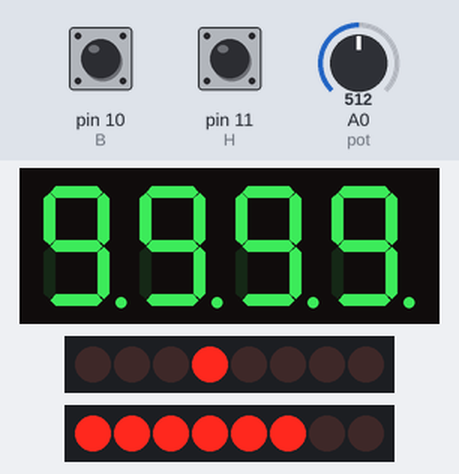
This sketch was run on a simulated Arduino Uno, built with avr-gcc and run on an emulated ATmega328P. On the bench: 4-digit seven-segment display, 2 × 8 shift-register outputs drawn as a row of LEDs (first output left, lit = HIGH). Wiring (inferred from the names in the program): 2 × shift register (74HC595): data pin 2; shift clock pin 4; latch pin 3; shift register (74HC595): data pin 5; shift clock pin 7; latch pin 6; 4-digit 7-segment display, segments lit when HIGH: segments Q0, Q1, Q2, Q3, Q4, Q5, Q6, Q7; digit selects A1, A2, A3, A4. Wiring (inferred from the signals the program sends): 2 × row of LEDs: on Q8, Q9, Q10, Q11, Q12, Q13, Q14, Q15 / on Q0, Q1, Q2, Q3, Q4, Q5, Q6, Q7. The test bench sets the inputs (shaded band); at power-on: pin 10 (B) HIGH, pin 11 (H) HIGH, A0 (pot) = 512. Random numbers use the default seed unless the sketch sets one; the segment pins are drawn as the display they are named for.

Above: at 0.1 s.
At 1.1 s:
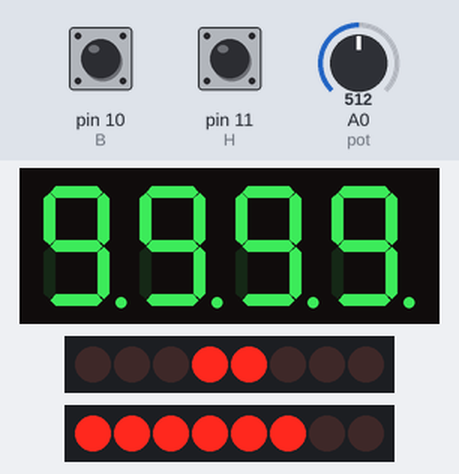

Measured:
- what the display in image 0 shows lasts 1.1 s, from 0.0 s to 1.1 s

The sketch:

projet_snake.ino
```cpp
#define SER 2 //multiplexe de la matrice
#define RCLK 3
#define SRCLK 4

#define DATA 5 //multiplexe du 7 segment
#define RCLK7 6
#define SRCLK7 7

#define H 11 //bouton haut
#define B 10 //bouton bas
#define G 8 //bouton gauche
#define D 9 //bouton droit

#define haut 0
#define bas 1
#define gauche 2
#define droite 3

#define pot A0 //potentiomètre

#define longueur_max  64

byte dessin[8];//tableau de gestion de la matrice

const int digit[] = {A1,A2,A3,A4}; //pin des digits du 7 segments

byte numbit[] = {63,6,91,79,102,109,125,7,127,111}; //chiffres en segments

byte GAMEOVER[] = { 0x00,0x00,0x00,0x00,0x00,0x00,0x00,0x00,0b01111110,0xFF,0xFF,0b11000011,0b11001011,0b11101111,0b11101111,0b01101110,0x00,0b01111111,0xFF,0xFF,0b11001100,0b11001100,0xFF,0xFF,0b01111111,0x00,0xFF,0xFF,0b01110000,0b00110000,0b01110000,0xFF,0xFF,0x00, 0xFF,0xFF,0xFF,0b11011011,0b11011011,0b11011011,0b11000011,0b11000011,0x00,0x00,0x00,0b01111110,0xFF,0xFF,0b11000011,0b11000011,0xFF,0xFF,0b01111110,0x00,0b11111100,0b11111110,0xFF,0b00000011,0b00000011,0xFF,0b11111110,0b11111100,0x00, 0xFF,0xFF,0xFF,0b11011011,0b11011011,0b11011011,0b11000011,0b11000011,0x00, 0xFF,0xFF,0xFF,0b11011000,0b11011000,0xFF,0xFF,0b01110111, 0x00,0x00,0x00,0x00,0x00,0x00,0x00,0x00};

int tete;
int queue;
int longueur_corps;
int DIRECTION;
unsigned int score;
int gameover;

unsigned long tmouv;
unsigned long t0;
unsigned long tg;
unsigned long tfin;

typedef struct position {
  int x;
  int y;
} Position;

Position nourriture;
Position corps[longueur_max];
//-----------------------------------------------------------------------------

void affiche_gameover()
{   tg = ((millis()-tfin)/125)%82;
    for (int i =0 ; i <= 7; i ++){
    digitalWrite ( RCLK, LOW ) ;
      shiftOut( SER , SRCLK , LSBFIRST, GAMEOVER[i+tg]);
      shiftOut( SER , SRCLK , LSBFIRST, 0xFF - bit(7-i));
    digitalWrite ( RCLK , HIGH ) ;
    }
}
//-----------------------------------------------------------------------------

void affiche_7(int s)
{
  for ( int i = 0; i <=3; i++){

    int m2 = pow(10,4-i) + 0.5; //le + 0.5 permet d'avoir 10000 ou 1000 en int au lieu de 9999 ou 999, du à un bug ARDUINO // la fonction pow fonctionne en floats.
    int p2 = pow(10,3-i) + 0.5;
    int S = (s%m2)/p2;

    digitalWrite(digit[i], LOW);
      digitalWrite( RCLK7 , LOW );
        shiftOut(DATA , SRCLK7 , MSBFIRST , numbit[S]);
      digitalWrite( RCLK7 , HIGH );
      digitalWrite( RCLK7 , LOW ); // cette partie permet de ne pas avoir de "déchet" sur le chiffre suivant donc l'affichage est plus "clair"
        shiftOut(DATA , SRCLK7 , MSBFIRST , 0x00);
      digitalWrite( RCLK7 , HIGH );

    for ( int j = 0; j <=3; j++)
    {
      digitalWrite(digit[j], HIGH);
    }
  }
}

//-----------------------------------------------------------------------------
void off7()
{
      for ( int j = 0; j <=3; j++)
      {
      digitalWrite(digit[j], HIGH);
      }
}

//-----------------------------------------------------------------------------

void affiche_matrice (int cx,int cy)
{ if ((cx == -1 ) && (cy == -1))// on éteint complètement la matrice si -1 -1 est appelé.
  {
    digitalWrite ( RCLK, LOW ) ;
      shiftOut( SER , SRCLK , LSBFIRST, 0x00);
      shiftOut( SER , SRCLK , LSBFIRST, 0xFF);
    digitalWrite ( RCLK , HIGH ) ;
  }
    dessin[cy] = bit(7-cx);


      byte p = bit(cy);
      digitalWrite ( RCLK, LOW ) ;// les deux multiplexeurs sont en série et sont donc sur la même horloge.
        shiftOut( SER , SRCLK , LSBFIRST, p);//envoie au deuxième multiplexeur la colonne à allumer.
        shiftOut( SER , SRCLK , LSBFIRST, ~(dessin[cy]));//envoie au premier multilplexeur la ligne a éteindre
      digitalWrite ( RCLK , HIGH ) ;//on va ainsi avoir les 2 multiplexeurs synchronisés et avoir un seul bit allumé à ce moment précis.

}

 //-----------------------------------------------------------------------------

bool appuyeBouton(int bouton) //Check quel bouton est appuyé
{
  int BA;
  if (digitalRead(bouton) == LOW){
    if (BA = 0) {
      BA = 1;
      return true;
    }
    else if (digitalRead(bouton) == HIGH) {
        BA = 0;
        return false;
    }
  }
  else return false;
}

//-----------------------------------------------------------------------------

bool PositionValideNourriture() //On utilise bool pour recupérer un état True ou False
{
    if (nourriture.x < 0 || nourriture.y < 0) return false;
    for (int i = tete; i <= queue; i++) {
        if (corps[i].x == nourriture.x && corps[i].y == nourriture.y) return false;
    }
    return true;
}

//-----------------------------------------------------------------------------

void SpawnNourriture() //Fait apparaitre la nourriture
{
  while (!PositionValideNourriture()) { //Quand position invalide, PositionValideNourriture est false
    nourriture = {random(8),random(8)}; //Stock un nombre aleatoire entre 0 et 7 pour les coordonnées de la nourriture
  }
}


//-----------------------------------------------------------------------------
void MiamMiam() //Fonction qui vérifie si la nourriture a été mangé
{
  if (corps[tete].x == nourriture.x && corps[tete].y == nourriture.y) { //Vérifie que la tête a bien les mêmes coordonnées que la nourriture
    if (longueur_corps < longueur_max) { //Vérifie que la longueur max du corps n'est pas atteinte
      longueur_corps ++; //Augmente la longueur du corps de 1
      queue ++;
    }
    if (longueur_corps <= 10){
      score += 10;
    }
    if ((10 < longueur_corps)&& (longueur_corps <= 20)){
      score += 25;
    }
    if ((20 < longueur_corps)&& (longueur_corps <= 25)){
      score += 50;
    }
    if (longueur_corps > 25){
      score += 100;
    }
    nourriture = {-1,-1}; //Position non valide donc fait réapparaitre de la nourriture ailleurs
    SpawnNourriture();
  }
}

//-----------------------------------------------------------------------------

void CheckDirection() // comme son nom l'indique, cette fonction va retourner la valeur de la direction(haut bas gauche droite) à chaque fois qu'elle est appelée.
  {
  if (DIRECTION == haut || DIRECTION == bas) {
    if (appuyeBouton(D) == HIGH) {
      DIRECTION = droite;
    }
    if (appuyeBouton(G) == HIGH) {
      DIRECTION = gauche;
    }
  }
  if (DIRECTION == droite || DIRECTION == gauche) {
    if (appuyeBouton(H) == HIGH) {
      DIRECTION = haut;
    }
    if (appuyeBouton(B) == HIGH) {
      DIRECTION = bas;
    }
  }
  return DIRECTION;
}

//-----------------------------------------------------------------------------

void MouvementSnake()
{

  for (int i = queue ; i >= 1  ; i--){
    corps[i].x = corps[i-1].x;
    corps[i].y = corps[i-1].y;
  }
    switch (DIRECTION) //permet de donner à la tête une nouvelle direction ou de suivre l'ancienne si aucune action n'est effectuée
  {
    case 0: //haut
      corps[tete].y ++;
    break;
    case 1: //bas
      corps[tete].y --;
    break;
    case 2: //gauche
      corps[tete].x --;
    break;
    case 3: //droite
      corps[tete].x ++;
    break;
  }
  //le snake va avancer puisque chaque point va prendre la place du point précédent et la tête va avancer d'une case dans la direction souhaitée
  if (corps[tete].x > 7){
    corps[tete].x = 0;
  }
  if (corps[tete].x < 0){
    corps[tete].x = 7;
  }
  if (corps[tete].y > 7){
    corps[tete].y = 0;
  }
  if (corps[tete].y < 0){
    corps[tete].y = 7;
  }
  //toute cette partie va permettre que le snake passe de l'autre côté de la matrice si il rentre dans un mur.
}

void raz() //Remet le jeu a zéro
{
  corps[0] = {3,3};
  corps[1] = {3,4};
  corps[2] = {3,5};
  longueur_corps = 3; //Longueur du corps de base
  tete = 0; //Position de base de la tête dans le tableau du corps
  queue = 2; //Position de base de la queue dans le tableau du corps
  score = 0; // Reset le score
  DIRECTION = gauche; //Direction de base
  nourriture = {4,4}; //Permet la réapparition de nourriture
  score = 0;
  gameover = 0;
}


int lecpot()
{
  int a = analogRead(pot);
  return a;
}

void setup() {
 pinMode( DATA , OUTPUT );
 pinMode( RCLK7 , OUTPUT );
 pinMode( SRCLK7 , OUTPUT );

 pinMode( SER , OUTPUT );
 pinMode( RCLK , OUTPUT );
 pinMode( SRCLK , OUTPUT );

 pinMode( pot , INPUT );

 pinMode( H , INPUT_PULLUP);
 pinMode( B , INPUT_PULLUP);
 pinMode( G , INPUT_PULLUP);
 pinMode( D , INPUT_PULLUP);

 for (int i = 0; i <= 3 ; i++ ){
   pinMode( digit[i], OUTPUT );
   digitalWrite(digit[i], HIGH);
 }
 raz();

// Serial.begin(9600);
}

void loop() {
    unsigned long t = millis();
 if (gameover == 0 ){
  CheckDirection();
  affiche_matrice(corps[tete].x,corps[tete].y);
    for(int n = tete+1; n <= queue;n++)
    {
      affiche_matrice(corps[n].x,corps[n].y);
      if ((corps[tete].x == corps[n].x) && (corps[tete].y == corps[n].y))
      {
      gameover = 1;
      tfin = t;
      }
    };
    affiche_matrice(nourriture.x,nourriture.y);
    affiche_7(score);
    tmouv = t - t0;
    if (tmouv > lecpot())//permet de régler la vitesse avec le potentiomètre en réglant le temps entre 2 mouvements.
    {
      MouvementSnake();
      MiamMiam();
      t0 = t;
    }
 }
 else //si le joueur a perdu
 {
  if(t%1000 < 500){
    affiche_7(score);
  }
  else off7();
  affiche_matrice(-1,-1);
  affiche_gameover();
 }
}
```
